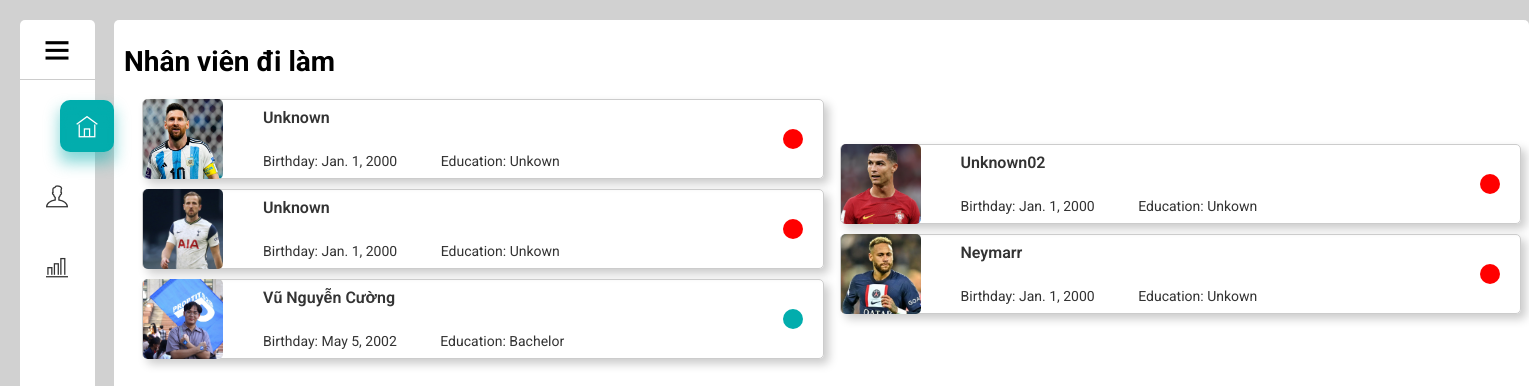
The page / on the database its author committed.
### employee/models.py (models this page shows, shortened)
class Employee(models.Model):
    name = models.CharField(max_length=100, default="Unknown")
    birthDay = models.DateField(default='2000-01-01')
    homeTown = models.CharField(max_length=100, default="Unkown")
    phone = models.CharField(max_length=20, default="Unkown")
    gender = models.IntegerField(default=0, choices=GENDER_CHOICES)
    educationLevel = models.IntegerField(default=0, choices=EDUCATION_LEVEL)
    avatar = models.ImageField(default = 'unkown.jpg')
    embedding = models.BinaryField()

### employee/views.py (the view)
# urls.py: path('', HomeView.as_view(), name='home'),
class HomeView(View):
    template_name = 'home/index.html'
    name = 'home'
    def get (self, request):
        employees = Employee.objects.all().values()
        for i in range(len(employees)):
            edulevle = employees[i]['educationLevel']
            employees[i]['educationLevel'] = EDUCATION_LEVEL[edulevle][1]
            gender = employees[i]['gender']
            employees[i]['gender'] = GENDER_CHOICES[gender][1]
            daycheck = datetime.date.today()
            checkin = Checkin.objects.filter(employee = employees[i]['id'],date = daycheck)
            employees[i]['status'] = 'active'
            if (len(checkin) == 0):
                employees[i]['status'] = 'deactive'
        context = {
            'name': self.name,
            'employees': employees
            }
        return render(request,self.template_name, context=context)

### templates/home/index.html (shortened to what this page needs)
{%extends 'base.html'%}
{%block stylesheets%}
    {%load static%}
    <link rel="stylesheet" href="{%static 'css/style.css'%}">
    <link rel="stylesheet" href="{%static 'css/index.css'%}">
    <link rel="stylesheet" href="{%static 'css/nhansu.css'%}">
{%endblock stylesheets%}
{%block content%}
 <div class="col-container col-94">
    <div class="container">
        <div class="container-item home-container">
           <div class="employee-onl-wrapped">
               <h1 class="employee-onl-titlle">Nhân viên đi làm</h1>
                <div class="col-full">
                    <div class="col-half">
                        {%for employee in employees%}
                            {%if forloop.counter|divisibleby:2%}
                            {%else%}
                                {%include 'home/card_employee.html'%}
                            {% endif %}
                        {%endfor%}
                    </div>
                    <div class="col-half">
                        {%for employee in employees%}
                            {%if forloop.counter|divisibleby:2%}
                                {%include 'home/card_employee.html'%}
                            {% endif %}
                        {%endfor%}
                    </div>
                </div>
           </div>
        </div>
    </div>
</div>
{%endblock content%}
{%block javascripts%}
{%load static%}
{%endblock%}

### templates/home/card_employee.html
<div class="employee-info">
    <div class="employee-info-img" style = "background: url(/media/{{employee.avatar}})  top center / cover no-repeat;"></div>
    <div class="employee-about">
        <p class="employee-name">{{employee.name}}</p>
        <div class="employee-desc">
            <span class="employee-age">Birthday: {{employee.birthDay}}</span>
            <span class="employee-position">Education: {{employee.educationLevel}}</span>
        </div>
    </div>
    <span class="employee-status {{employee.status}}"></span>
</div>

### static/css/style.css (style rules this page uses)
* { margin: 0; padding: 0; box-sizing: inherit; }
:root { --white-color: #fff; --black-color: #000; --text-color: #333; --border-color: #ccc; --primary-color: rgb(2, 173, 173); --background-color: rgb(209, 209, 209); }
.col-full { width: 100%; }
.col-half { width: 50%; }
.col-94 { width: 94%; height: 100vh; margin-left: -2px; padding-left: 2px; transition: 0.5s; }
html { box-sizing: border-box; font-family: 'Roboto', sans-serif; font-size: 62.5%; line-height: 1.6; scroll-behavior: smooth; }
body { background-color: var(--background-color); }
.container { max-width: 1796px; min-height: 100vh; top: 0; right: 0; left: 120px; margin-top: 20px; border-radius: 5px; background-color: var(--white-color); transition: 0.5s; }
.container-item { width: 100%; padding: 10px; transition: 0.5s; }

### static/css/index.css (style rules this page uses)
.employee-onl-wrapped { display: flex; flex-direction: column; margin-top: 10px; }
.employee-onl-wrapped .col-full { display: flex; align-items: center; justify-content: center; margin-top: 4px; }
.employee-onl-wrapped .col-half { margin: 0 8px; }
.employee-onl-titlle { font-size: 2.8rem; }
.employee-onl-wrapped .employee-info { border: 1px solid var(--border-color); box-shadow: 5px 5px 10px #ccc; border-radius: 5px; }
.employee-status { padding: 10px; border-radius: 50%; position: absolute; margin-left: 110px; background-color: red; right: 20px; }
.employee-status.active { background-color: var(--primary-color); }

### static/css/nhansu.css (style rules this page uses)
.employee-info { width: 100%; height: 80px; display: flex; align-items: center; margin: 10px; flex: 2; position: relative; }
.employee-info-img { width: 80px; height: 80px; border-radius: 5px; }
.employee-about { font-size: 1.6rem; margin-left: 40px; color: var(--text-color); }
.employee-name { font-weight: 600; }
.employee-desc { margin-top: 20px; font-size: 1.4rem; }
.employee-position { margin-left: 40px; }
.col-container { position: relative; }

### rows shown on the page
Employee: avatar (picture), name "Unknown", birthDay "Jan. 1, 2000", educationLevel "Unkown"
Employee: avatar (picture), name "Unknown", birthDay "Jan. 1, 2000", educationLevel "Unkown"
Employee: avatar (picture), name "Vũ Nguyễn Cường", birthDay "May 5, 2002", educationLevel "Bachelor"
Employee: avatar (picture), name "Unknown02", birthDay "Jan. 1, 2000", educationLevel "Unkown"
Employee: avatar (picture), name "Neymarr", birthDay "Jan. 1, 2000", educationLevel "Unkown"
